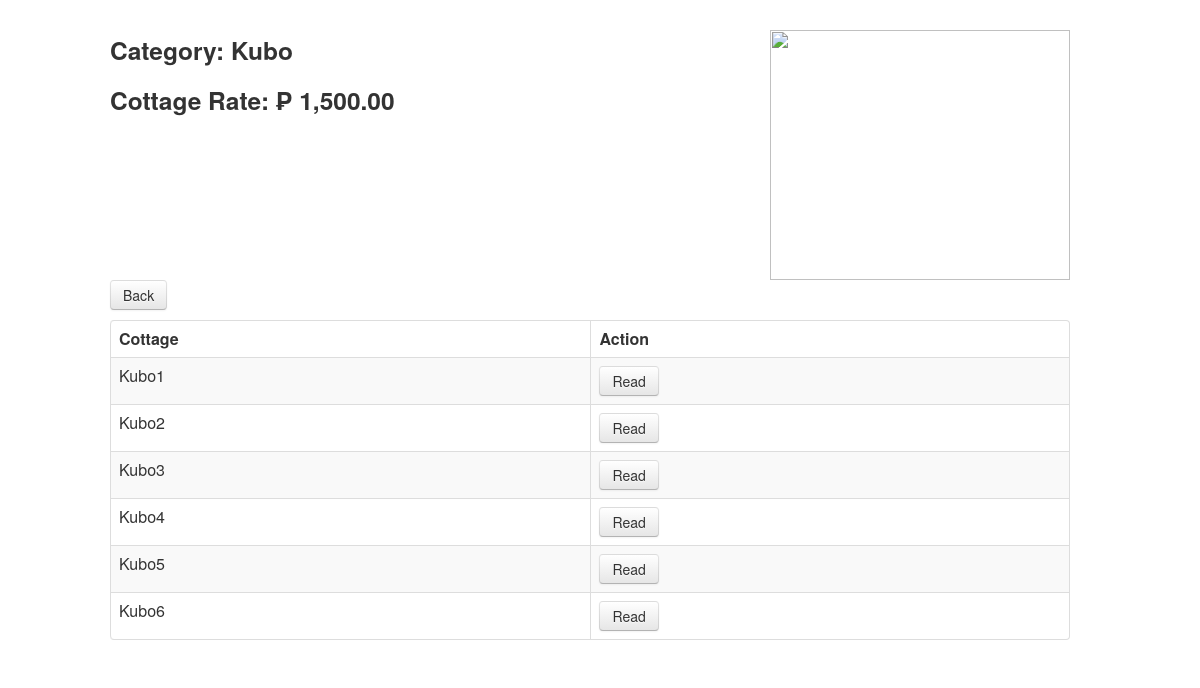
Screenshot of /function/index-cottage.php?id=1 with the database file from the repository.
### tables this page shows
CREATE TABLE IF NOT EXISTS `cottagecategory` (
  `id` int(5) NOT NULL,
  `cottageType` varchar(30) NOT NULL,
  `cottageRate` varchar(255) NOT NULL
);

CREATE TABLE IF NOT EXISTS `cottages` (
  `catID` int(255) NOT NULL,
  `cottageID` varchar(20) NOT NULL,
  `id` int(5) NOT NULL,
  `status` varchar(30) NOT NULL
);

### function/index-cottage.php (the view, shortened to what this page needs)
<?php
$qry = mysql_query("SELECT * FROM cottages WHERE id = '".$_GET['id']."'");
$qry1 = mysql_query("SELECT * FROM cottagecategory WHERE id = '".$_GET['id']."'");
$row1 = mysql_fetch_array($qry1);
?>
    <link   href="css/bootstrap.min.css" rel="stylesheet">
    <div class="container">
            <div class="row">
            <h3>Category: <?php echo $row1['cottageType']?></h3>
            <h3>Cottage Rate: &#x20b1; <?php echo number_format($row1['cottageRate'],2)?></h3>
            <img src = "images2/<?php echo strtolower(preg_replace('/ /','', $row1['cottageType']))?>.jpg" style = "width:300px;height:250px;float:right; margin-top:-100px;">
            </div>
            <div class="row">
          <p>
                    <a href="index-cottagecategory.php" class="btn">Back</a>
                </p>
              <div class="table-responsive">
                <table class="table table-striped table-bordered">
                      <thead>
                        <tr>
                          <th>Cottage</th>
                          <th>Action</th>
                        </tr>
                      </thead>
                      <tbody>
                      <?php
                       while($row = mysql_fetch_array($qry)) {
                                echo '<tr>';
                  echo '<td>'. $row['cottageID'] . '</td>';
                  echo '<td>';
                  echo '<a class="btn" href="read-cottage.php?num='.$row['cottageID'].'&id='.$_GET['id'].'">Read</a>';
                  echo '</td>';
                  echo '</tr>';
                       }
                      ?>
                      </tbody>
                </table>
      </div>
        </div>
    </div>
  </body>
</html>

### rows the page displays
cottagecategory: cottageType "Kubo", cottageRate "1,500.00"
cottages: cottageID "Kubo1"
cottages: cottageID "Kubo2"
cottages: cottageID "Kubo3"
cottages: cottageID "Kubo4"
cottages: cottageID "Kubo5"
cottages: cottageID "Kubo6"
